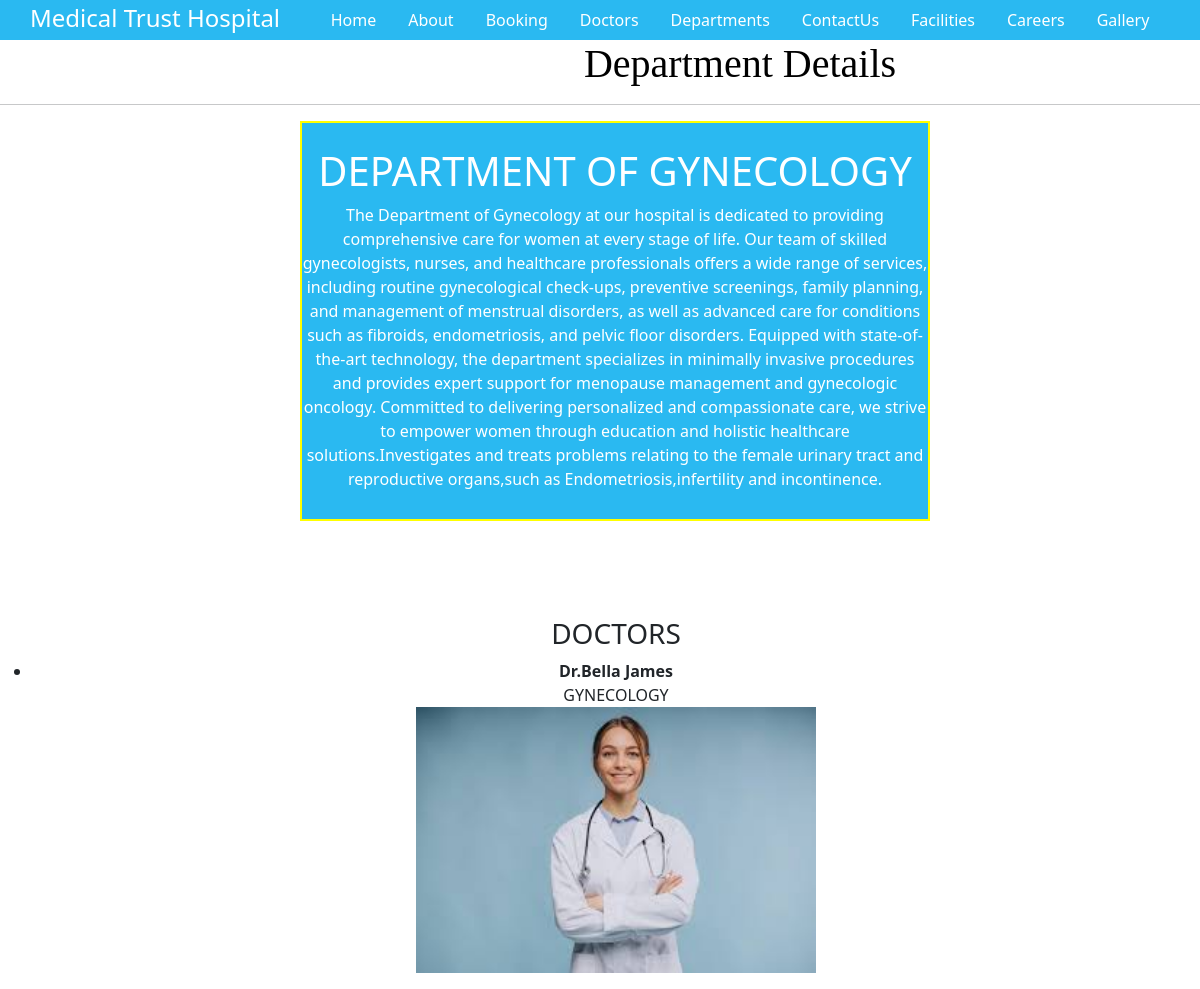
/deptdetails/2/, run on the app's committed database.
### secondapp/models.py (models this page shows, shortened)
class DepartmentModel(models.Model):
    name=models.CharField(max_length=100,null=True,blank=True)
    description=models.TextField(null=True,blank=True)
    def __str__(self):
        return self.name

class  DoctorsModel(models.Model):
    department=models.ForeignKey(DepartmentModel,on_delete=models.CASCADE,null=True,blank=True,related_name='doctors')
    name=models.CharField(max_length=50,null=True,blank=True)
    qualification=models.CharField(max_length=100,null=True,blank=True)
    experience=models.CharField(max_length=100,null=True,blank=True)
    op=models.CharField(max_length=50,null=True,blank=True)
    doctor_image = models.ImageField(null=True, blank=True, upload_to='doctors')

### secondapp/views.py (the view)
# urls.py: path('deptdetails/<int:id>/',views.DepartmentDetailsView,name='deptdetails'),
def DepartmentDetailsView(request,id):
    dept = get_object_or_404(DepartmentModel, id=id)
    doctors = dept.doctors.all()
    return render(request, 'deptdetails.html', {'dept': dept,'doctors': doctors})

### templates/deptdetails.html (shortened to what this page needs)
{% extends 'base.html'%}
{% load static %}
{% block content %}
<link href="{%static 'css/departmentstyle.css'%}" rel="stylesheet">
<h1 class="h1">
         Department Details
    </h1>
<hr>
    <div id="DIV">
    <div class="div1">
    <br>
        <h1>DEPARTMENT OF {{dept.name}}</h1>
        <p>{{dept.description}}</p>
    </div>
    </div>
<center>
    <ul>
        <br>
        <br>
        <br>
        <br>
        <h3>DOCTORS</h3>
        {% for doctor in doctors %}
            <li>
                <strong>{{ doctor.name }}</strong> <br>
                {{ doctor.department }}<br>
                {% if doctor.doctor_image %}
                    <img src="{{ doctor.doctor_image.url }}" alt="{{ doctor.name }}" width="400">
                {% endif %}
            </li>
        {% empty %}
            <p>No doctors available in this department.</p>
        {% endfor %}
        </center>
{% endblock %}

### static/css/departmentstyle.css (style rules this page uses)
.h1 { color:black; text-align:center; font-family:stencil; padding-right:16% margin-right:15%; }
.div1 { background-color: rgb(42, 185, 241); color:white; width:70%; height:400px; text-align: center; border:2px solid yellow; }
#DIV { padding-left:25%; }

### data on the page
DepartmentModel: name "GYNECOLOGY", description "The Department of Gynecology at our hospital is dedicated to providing comprehensive care for women at every stage of life. Our team of skilled gynecologists, nurses, and healthcare professionals offers a wide range of services, including routine gynecological check-ups, preventive screenings, family planning, and management of menstrual disorders, as well as advanced care for conditions such as fibroids, endometriosis, and pelvic floor disorders. Equipped with state-of-the-art technology, the department specializes in minimally invasive procedures and provides expert support for menopause management and gynecologic oncology. Committed to delivering personalized and compassionate care, we…"
DoctorsModel: name "Dr.Bella James", department "GYNECOLOGY", doctor_image (picture)
